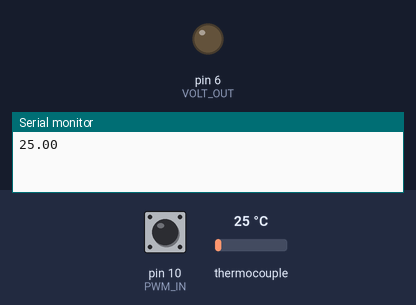
Simulated run of this sketch. Board: Arduino Mega 2560, built with avr-gcc and run on an emulated ATmega2560. Shown: output pins drawn as LEDs (lit = HIGH), the last lines printed to the serial monitor. The test bench sets the inputs (shaded band); at power-on: pin 10 (PWM_IN) LOW, thermocouple 25 °C.

Above: at 1.2 s.
1.3 s: pin 10 (PWM_IN) pulsed HIGH 2 times (0.12 s each, 0.3 s apart)
At 2.4 s:
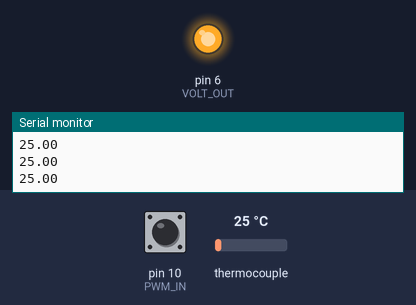
Timing chart, 0 to 4.3 s (numbered marks = the images above; inputs shaded):
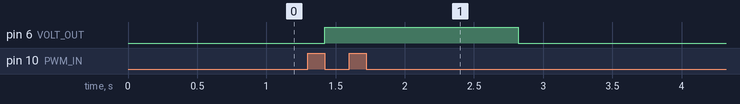

The sketch:

Ar_GPIO.ino
```cpp
#include "max6675.h"

#define PWM_IN 10
#define VOLT_OUT 6

#define ts_SO 30
#define ts_CS 32
#define ts_SCK 34
#define TEMP_VOLT 7

MAX6675 ts(ts_SCK,ts_CS,ts_SO);

void setup() {
  pinMode(PWM_IN,INPUT);
  pinMode(VOLT_OUT,OUTPUT);
  Serial.begin(9600);
}

void loop() {
  unsigned long sensorValue=pulseIn(PWM_IN,HIGH);
  if(sensorValue>10000) {
    sensorValue=10000;
  }
  int conv=map(sensorValue,0,10000,0,255);
  analogWrite(VOLT_OUT,conv);
  float volt=conv*0.0197078431;
  float temp=ts.readCelsius();
  Serial.println(temp);
  delay(100);
}
```

Measured:
- after the input at 1.3 s, pin 6 (VOLT_OUT): LOW → HIGH after 0.12 s, → LOW 1.4 s later
